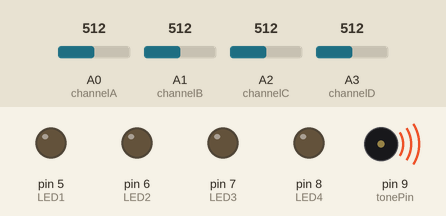
Recording of a sketch running on a simulated Arduino Uno, built with avr-gcc and run on an emulated ATmega328P. Parts: output pins drawn as LEDs (lit = HIGH), buzzer (waves = sounding). Inputs (shaded band) come from the test bench; at power-on: A0 (channelA) = 512, A1 (channelB) = 512, A2 (channelC) = 512, A3 (channelD) = 512.

Above: at 0.1 s.
At 79.6 s:
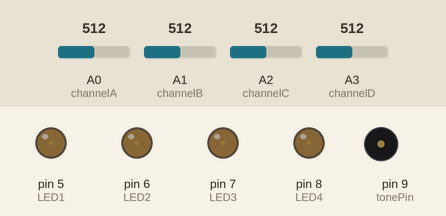
Timing chart, 0 to 81.1 s (numbered marks = the images above):
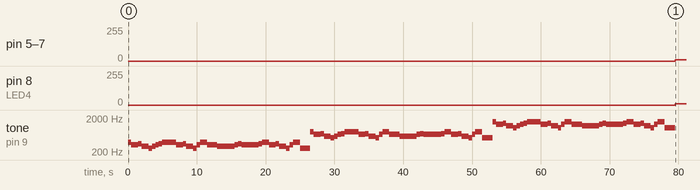

The sketch:

main.ino
```cpp
#define L_Do  262
#define L_Re  294
#define L_Mi  330
#define L_Fa  349
#define L_So  392
#define L_La  440
#define L_Si  494

#define M_Do  523
#define M_Re  587
#define M_Mi  659
#define M_Fa  698
#define M_So  784
#define M_La  880
#define M_Si  988

#define H_Do  1046
#define H_Re  1175
#define H_Mi  1318
#define H_Fa  1397
#define H_So  1568
#define H_La  1760
#define H_Si  1976

//展示模式 0=關閉,1=開啟
int demoMode = 1;
//單聲響持續時間 預設500ms=>0.5秒
int delayTime = 500;
//設定偵測距離
int distance = 1000;

//以上為可自行修改


//展示歌曲 小蜜蜂
int LittleBeeSong[53] = {
  5, 3, 3, 4, 2, 2,
  1, 2, 3, 4, 5, 5, 5,
  5, 3, 3, 4, 2, 2,
  1, 3, 5, 5, 3, 3, 3,
  2, 2, 2, 2, 2, 3, 4,
  3, 3, 3, 3, 3, 4, 5,
  5, 3, 3, 4, 2, 2,
  1, 3, 5, 5, 1, 1, 1,
};

//7個音符*三階＝21
//加上0 共22
int melody[22] = {0,
                  L_Do, L_Re, L_Mi, L_Fa, L_So, L_La, L_Si,
                  M_Do, M_Re, M_Mi, M_Fa, M_So, M_La, M_Si,
                  H_Do, H_Re, H_Mi, H_Fa, H_So, H_La, H_Si,
                 };

//宣告腳位定義
int tonePin = 9;
int channelA = A0;
int channelB = A1;
int channelC = A2;
int channelD = A3;

int LED1 = 5;
int LED2 = 6;
int LED3 = 7;
int LED4 = 8;


int toneValue = 0;

int playTone(int toneVal, int pitch) {
  if (toneVal == 0) {
    return 1;
  }
  tone(tonePin, melody[toneVal + pitch], delayTime);
  delay(delayTime);
  return 0;

}


void setup() {

  //設定輸出位置
  pinMode(tonePin, OUTPUT);
  pinMode(LED1, OUTPUT);
  pinMode(LED2, OUTPUT);
  pinMode(LED3, OUTPUT);
  pinMode(LED4, OUTPUT);

  //展示模式
  if (demoMode == 1) {
    for (int x = 0 ; x < 53; x++) {
      playTone(LittleBeeSong[x], 0);
    }
    for (int x = 0 ; x < 53; x++) {
      playTone(LittleBeeSong[x], 7);
    }
    for (int x = 0 ; x < 53; x++) {
      playTone(LittleBeeSong[x], 14);
    }
  }
}


void loop() {

  //讀取四路Sensor距離
  int sensorValue1 = analogRead(channelA);
  int sensorValue2 = analogRead(channelB);
  int sensorValue3 = analogRead(channelC);
  int sensorValue4 = analogRead(channelD);

  //偵測四路是否有接近的狀況，使用二進制進行統計
  if (sensorValue1 > distance)toneValue = toneValue + 1;digitalWrite(LED1, HIGH);
  if (sensorValue2 > distance)toneValue = toneValue + 2;digitalWrite(LED2, HIGH);
  if (sensorValue3 > distance)toneValue = toneValue + 4;digitalWrite(LED3, HIGH);
  if (sensorValue4 > distance)toneValue = toneValue + 8;digitalWrite(LED4, HIGH);

  //使用中間音域(7)進行展示
  //如需使用其他音域則子用0或是14
  playTone(toneValue, 7);
  digitalWrite(LED1, LOW);
  digitalWrite(LED2, LOW);
  digitalWrite(LED3, LOW);
  digitalWrite(LED4, LOW);
  //清除本次讀取數值
  toneValue = 0;

}
```

Measured:
- by itself, pin 5 (LED1), pin 6 (LED2), pin 7 (LED3): 0/255 → 10/255 at 79.5 s
- by itself, pin 8 (LED4): 0/255 → 9/255 at 79.5 s
